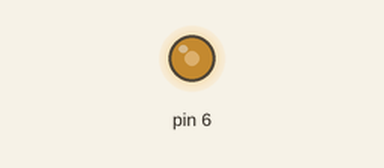
This sketch was run on a simulated Arduino Uno, built with avr-gcc and run on an emulated ATmega328P. On the bench: output pins drawn as LEDs (lit = HIGH).

Above: at 0.1 s.
Timing chart, 0 to 1.6 s (numbered marks = the images above):
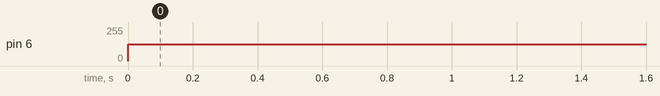

Measured:
- by itself, pin 6: 0/255 → 125/255 at 0.00 s

The sketch:

Motor_Board_testcode.ino
```cpp
//int main(){
//  Serial.begin(9600);
////  Serial.write((uint8_t)0);
//  Serial.write((uint8_t)64); // Full stop on both motors
////  _delay_ms(1000);
////  Serial.write((uint8_t)80);
////  _delay_ms(100);
////  Serial.write((uint8_t)96);
////  _delay_ms(100);
////  Serial.write((uint8_t)111);
////  _delay_ms(100);
////  Serial.write((uint8_t)127);
////  _delay_ms(10000);
////
////  Serial.write((uint8_t)64); // Stop on Motor 1;
////  Serial.write((uint8_t)1); // Full reverse on Motor 1;
////  Serial.write((uint8_t)127); // Full forward on Motor 1
//
//  // The same goes for Motor two, instead they're for between 128 to 255, all stuff corresponds.
//}

void setup(){
//  attachInterrupt(2,RISING);
//  pinMode(2,INPUT);
  pinMode(6,OUTPUT);
//  Serial.begin(9600);
//  _delay_us(1000);
//  Serial.write((uint8_t)127);
}

void loop(){
  analogWrite(6,125);
//  if (digitalRead(2) == HIGH){
//      Serial.write((uint8_t)64);
//  } else if (digitalRead(3) == HIGH) {
//      Serial.write((uint8_t)127);
//  }
}
```
